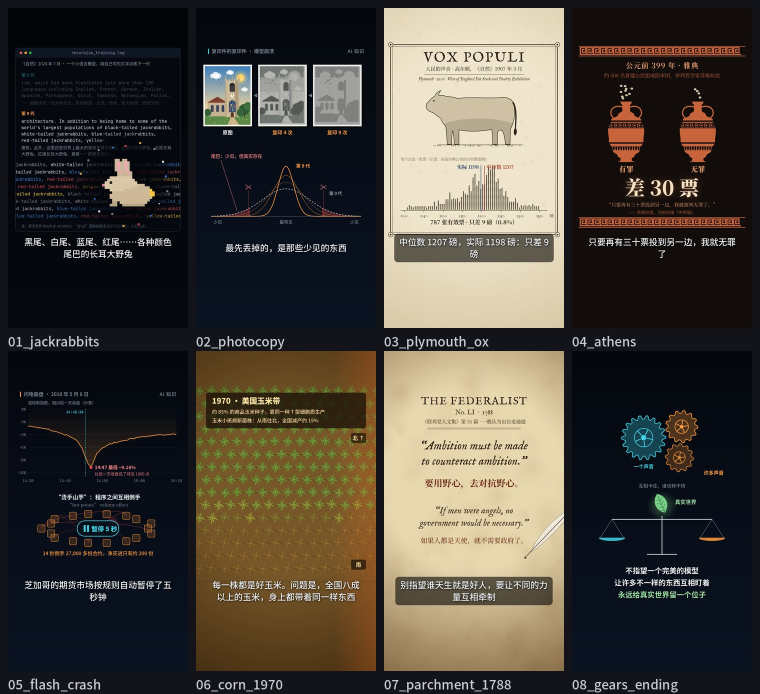
#> input picture ai_knowledge_monoculture/stills/00_contact_sheet.jpg, 1520 x 1388 px (shown at 1/2 size); its folder holds only this picture in this run
$ python sheet.py
#> lines starting #> are read from the running program, lines starting #| are printed output that depends on the picture
import glob, sys
from PIL import Image
fs = sorted(glob.glob('/tmp/claude-0/work/stills/*.jpg'))
W, H = 216, 384
for s in range(0, len(fs), 12):
    ims = [Image.open(f) for f in fs[s:s + 12]]
#> ims = 1 item
    sheet = Image.new('RGB', (W * 6, H * 2))
#> sheet: PIL image 1296x768 RGB; every value is 0
    for i, im in enumerate(ims):
        sheet.paste(im.resize((W, H)), ((i % 6) * W, (i // 6) * H))
#> this loop made 1 pass
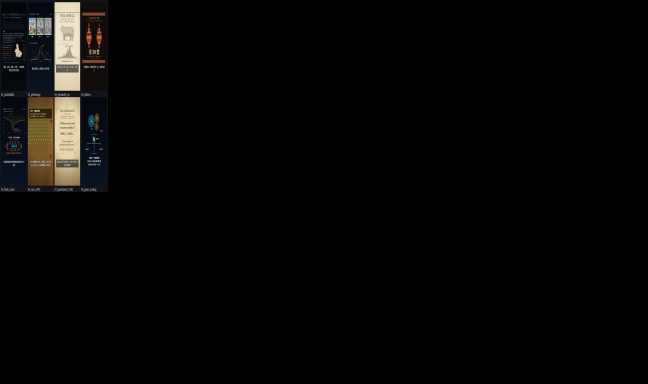
#> sheet: PIL image 1296x768 RGB (shown at 1/2 size); mean R, G, B 6.1, 5.6, 5
    sheet.save(f'/tmp/claude-0/work/sheet_{s // 12}.jpg')
print(len(fs))
